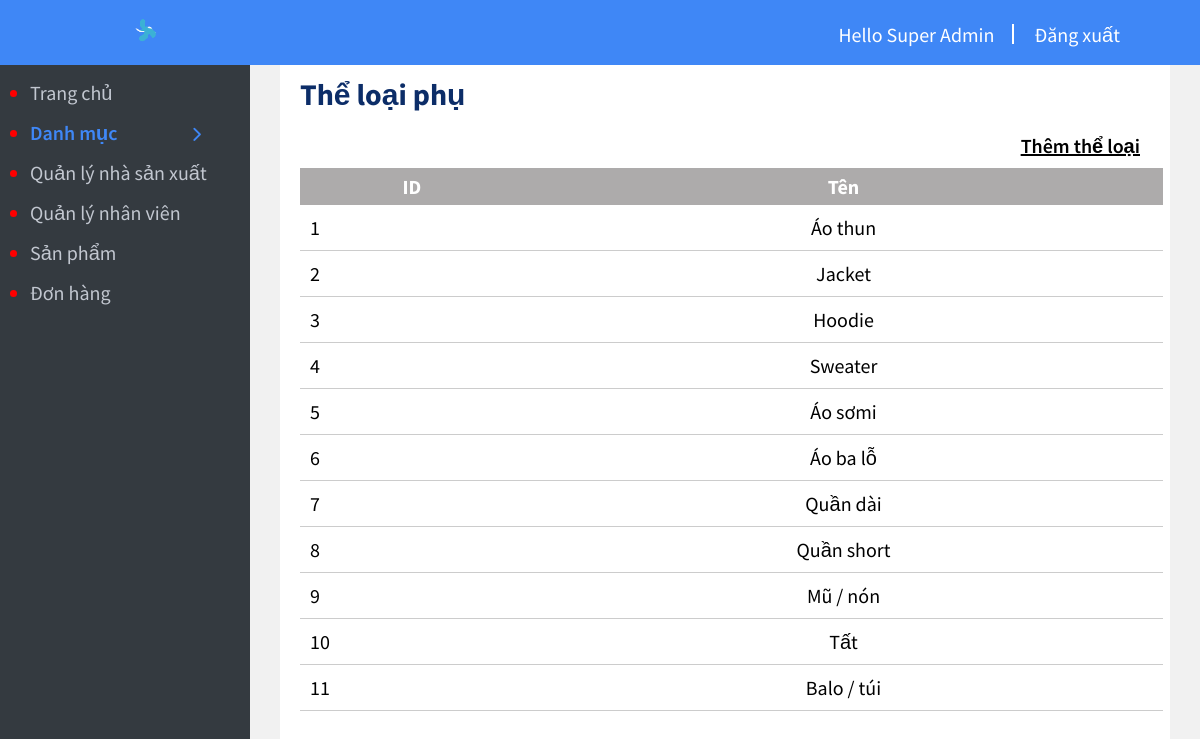
The app's page /admin/category_sub/index.php (signed in) with its own data.
### tables this page shows
CREATE TABLE `category_detail` (
  `id` int(11) NOT NULL,
  `name` varchar(50) NOT NULL,
  `category_id` int(11) NOT NULL
);

### admin/category_sub/index.php (the view, shortened to what this page needs)
<?php include '../menu_top.php'; ?>
<?php require '../connect.php';
$sql="select * from category_detail";
$result=mysqli_query($connect,$sql);
?>		<h2 style="padding: 10px 10px 10px 20px; display: inline-block; color: #0c2d68;" >Thể loại phụ</h2>
		<br>
		<a class="create_title" href="form_insert.php">Thêm thể loại</a>
		<table border="1" width="100%">
			<tr>
				<th >ID</th>
				<th >Tên</th>
			</tr>
			<?php foreach ($result as $key => $each) { ?>
				<tr>
					<td><?php echo $key+1 ?></td>
					<td style="text-align:center;"><?php echo $each['name']?></td>
				</tr>
			<?php } ?>
		</table>
<?php include '../menu_bottom.php'; ?>

### admin/css/style.css (style rules this page uses)
* { margin: 0; padding: 0; box-sizing: none; font-family: 'Source Sans Pro', sans-serif; }
table, td, th { border: 0 solid black; }
table { width: 97%; border-collapse: collapse; margin: 20px; }
table, td { border-bottom: 1px solid #ccc; padding: 10px; }
.create_title { padding: 10px 30px 10px 10px; color: black; float: right; font-weight: 600; }
th { padding: 6px 0px; color: white; background-color: #adabab; }

### records on screen
category_detail: name "Áo thun"
category_detail: name "Jacket"
category_detail: name "Hoodie"
category_detail: name "Sweater"
category_detail: name "Áo sơmi"
category_detail: name "Áo ba lỗ"
category_detail: name "Quần dài"
category_detail: name "Quần short"
category_detail: name "Mũ / nón"
category_detail: name "Tất"
category_detail: name "Balo / túi"

### other values on screen
$_SESSION['name_admin'] "Super Admin"
